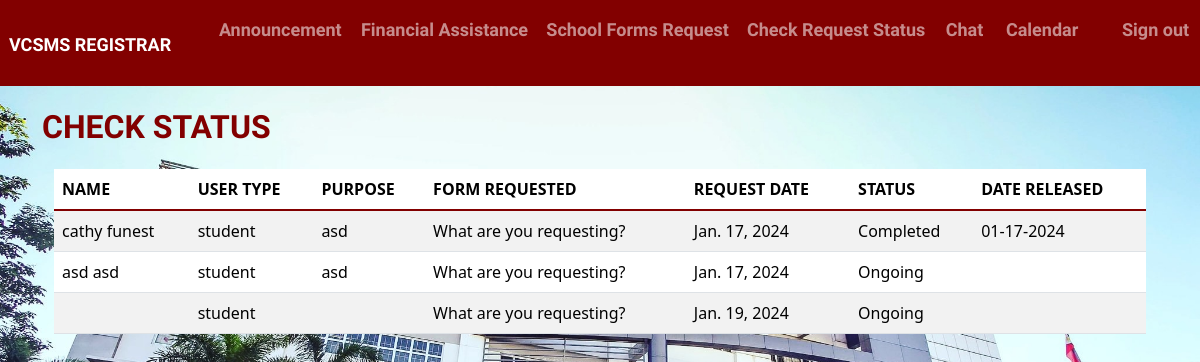
Screenshot of /checkstatus (signed in) with the database file from the repository.
### vrexApp/models.py (models this page shows, shortened)
class SchoolForm(models.Model):
    first_name = models.CharField(_("first name"), max_length=150)
    middle_name = models.CharField(_("middle name"), max_length=150)
    last_name = models.CharField(_("last name"), max_length=150)
    USER_TYPE_CHOICES = [
        ('', 'Choose User Type'),
        ('student', 'Student'),
        ('parent', 'Parent'),
    ]
    user_type = models.CharField(_("Role"), max_length=10, choices=USER_TYPE_CHOICES)
    purpose = models.TextField(_("Purpose of Request"), max_length=150, blank=True)
    REQUEST_CHOICES = [
        ('', 'What are you requesting?'),
        ('f137', 'F137'),
        ('coe', 'COE'),
    ]
    requestform = models.CharField(_("Forms"), max_length=10, choices=REQUEST_CHOICES)
    request_date = models.DateField(_("Request Date"), default=date.today)
    specialinstructions = models.TextField(_("Special Instructions"), max_length=150, blank=True)
    STATUS_CHOICES = [
        ('Ongoing', 'Ongoing'),
        ('Completed', 'Completed'),
    ]
    status = models.CharField(_("status"), max_length=10, choices=STATUS_CHOICES, default='Ongoing')
    date_released = models.DateTimeField(_("date released"), blank=True, null=True)
    requested_by = models.ForeignKey(CustomUser(), on_delete=models.CASCADE, related_name='school_forms', null=True, blank=True)

### vrexApp/views.py (the view)
# urls.py: path('checkstatus', views.checkstatus, name="checkstatus"),
@login_required(login_url='checkstatus')
def checkstatus(request):
    requested_forms = SchoolForm.objects.filter(user_type=request.user.user_type, requested_by=request.user)
    return render(request, 'vrexApp/checkstatus.html', {'requested_forms': requested_forms})

### vrexApp/templates/vrexApp/checkstatus.html
{% extends 'vrexApp/base.html' %}
{% block content %}
<h2 style="color: #820000; text-transform: uppercase;">CHECK STATUS</h2>
{% if requested_forms %}
    <div class="container mt-4">
        <table class="table table-striped" style="background-color: #FAECD6;">
            <thead style="border-bottom: 2px solid #820000; color: #820000; text-transform: uppercase;">
                <tr>
                    <th>Name</th>
                    <th>User Type</th>
                    <th>Purpose</th>
                    <th>Form Requested</th>
                    <th>Request Date</th>
                    <th>Status</th>
                    <th>Date Released</th>
                </tr>
            </thead>
            <tbody>
                {% for form in requested_forms %}
                    <tr>
                        <td>{{ form.first_name }} {{ form.last_name }}</td>
                        <td>{{ form.user_type }}</td>
                        <td>{{ form.purpose }}</td>
                        <td>{{ form.get_requestform_display }}</td>
                        <td>{{ form.request_date }}</td>
                        <td>{{ form.status }}</td>
                        <td>{{ form.date_released|date:"m-d-Y" }}</td>
                    </tr>
                {% endfor %}
            </tbody>
        </table>
    </div>
{% else %}
    <p>No requested forms found.</p>
{% endif %}
{% endblock %}

### vrexApp/templates/vrexApp/base.html (shortened to what this page needs)
{% load static %}
<!DOCTYPE html>
<html lang="en">
<head>
    <link rel="stylesheet" type="text/css" href="https://bootswatch.com/5/journal/bootstrap.min.css">
    <link rel="stylesheet" type="text/css" href="{% static 'css/styles.css' %}">
</head>
    <body class="bg">
        {% include 'vrexApp/navbar.html' %}
        <div class="container">
            <br>
            {% block content %}
            {% endblock %}
        </div>
    </body>
</html>

### vrexApp/templates/vrexApp/navbar.html (shortened to what this page needs)
<nav class="navbar navbar-expand-lg navbar-dark bg-primary2 justify-content-center navbar-main">
  {% if user.is_authenticated %}
      <span class="navbar-brand main-heading">
          &nbsp; VCSMS REGISTRAR
      </span>
  {% else %}
    <a class="navbar-brand main-heading " href="{% url '' %}">
        &nbsp; VCSMS REGISTRAR
    </a>
  {% endif %}
      <div class="collapse navbar-collapse text-center" id="navbarNavSidebar">
        <ul class="navbar-nav mr-auto">
          {% if user.is_authenticated %}
            <li class="nav-item">
              <a class="nav-link" href="{% url 'announcement' %}">Announcement &nbsp;  </a>
            </li>
            <li class="nav-item">
              <a class="nav-link" href="{% url 'financial' %}">Financial Assistance &nbsp;  </a>
            </li>
            <li class="nav-item">
              <a class="nav-link" href="{% url 'formrequest' %}">School Forms Request &nbsp;  </a>
            </li>
            <li class="nav-item">
              <a class="nav-link" href="{% url 'checkstatus' %}">Check Request Status &nbsp;  </a>
            </li>
            <li class="nav-item">
              <a class="nav-link" href="{% url 'chat' %}">Chat &nbsp;  </a>
            </li>
              <a class="nav-link" href="{% url 'calendar' %}">Calendar &nbsp;  </a>
            <li class="nav-item">
              <a class="nav-link" href="{% url 'logout' %}">Sign out &nbsp;  </a>
            </li>
        </ul>
        {% endif %}
      </div>
  </nav>

### static/css/styles.css (style rules this page uses)
.bg-primary2,.navbar, .main-sidebar { background-color: rgba(130, 0, 0, 1); }
.bg { background-image: url('/static/images/valma.jpg'); background-size: cover; background-repeat: no-repeat; }
.navbar, .main-sidebar { background-color: rgba(130, 0, 0, 1); }

### rows the page displays
SchoolForm: first_name "cathy", last_name "funest", user_type "student", purpose "asd", requestform "What are you requesting?", request_date "Jan. 17, 2024", status "Completed", date_released "01-17-2024"
SchoolForm: first_name "asd", last_name "asd", user_type "student", purpose "asd", requestform "What are you requesting?", request_date "Jan. 17, 2024", status "Ongoing"
SchoolForm: user_type "student", requestform "What are you requesting?", request_date "Jan. 19, 2024", status "Ongoing"
